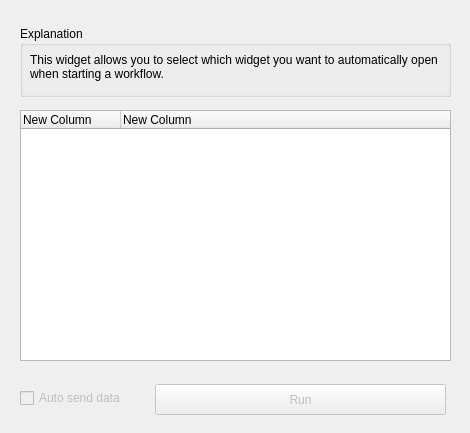
<?xml version="1.0" encoding="UTF-8"?>
<ui version="4.0">
 <class>Form</class>
 <widget class="QWidget" name="Form">
  <property name="geometry">
   <rect>
    <x>0</x>
    <y>0</y>
    <width>470</width>
    <height>433</height>
   </rect>
  </property>
  <property name="windowTitle">
   <string>Form</string>
  </property>
  <widget class="QGroupBox" name="groupBox">
   <property name="geometry">
    <rect>
     <x>20</x>
     <y>26</y>
     <width>431</width>
     <height>71</height>
    </rect>
   </property>
   <property name="title">
    <string>Explanation</string>
   </property>
   <widget class="QLabel" name="Description">
    <property name="geometry">
     <rect>
      <x>10</x>
      <y>20</y>
      <width>411</width>
      <height>41</height>
     </rect>
    </property>
    <property name="text">
     <string>This widget allows you to select which widget you want to automatically open when starting a workflow.</string>
    </property>
    <property name="textFormat">
     <enum>Qt::AutoText</enum>
    </property>
    <property name="alignment">
     <set>Qt::AlignLeading|Qt::AlignLeft|Qt::AlignVCenter</set>
    </property>
    <property name="wordWrap">
     <bool>true</bool>
    </property>
   </widget>
  </widget>
  <widget class="QPushButton" name="pushButton_send">
   <property name="enabled">
    <bool>false</bool>
   </property>
   <property name="geometry">
    <rect>
     <x>155</x>
     <y>384</y>
     <width>291</width>
     <height>31</height>
    </rect>
   </property>
   <property name="text">
    <string>Run</string>
   </property>
  </widget>
  <widget class="QCheckBox" name="checkBox_send">
   <property name="enabled">
    <bool>false</bool>
   </property>
   <property name="geometry">
    <rect>
     <x>20</x>
     <y>390</y>
     <width>131</width>
     <height>16</height>
    </rect>
   </property>
   <property name="text">
    <string>Auto send data</string>
   </property>
  </widget>
  <widget class="QTreeWidget" name="treeWidget">
   <property name="geometry">
    <rect>
     <x>20</x>
     <y>110</y>
     <width>431</width>
     <height>251</height>
    </rect>
   </property>
   <column>
    <property name="text">
     <string>New Column</string>
    </property>
   </column>
   <column>
    <property name="text">
     <string>New Column</string>
    </property>
   </column>
  </widget>
 </widget>
 <resources/>
 <connections/>
</ui>
